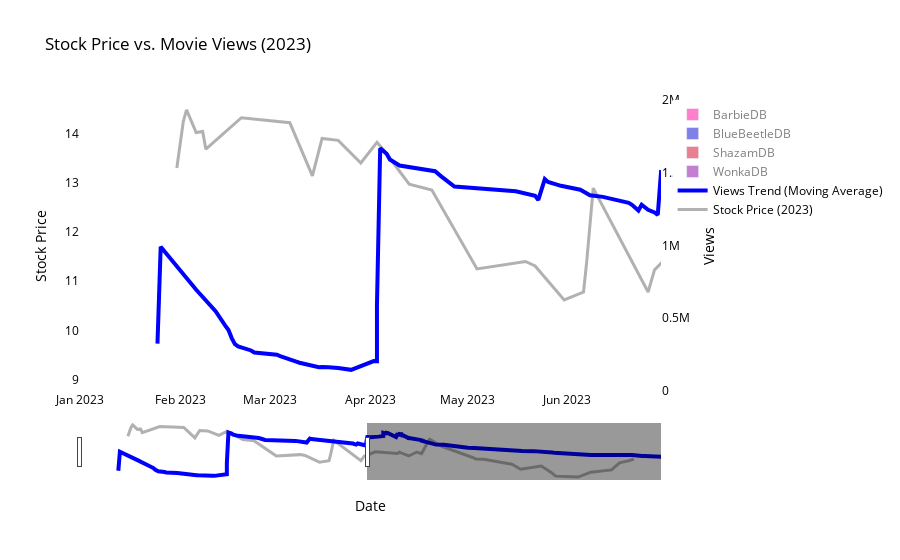

Notebook code for this chart:
### Code cell
fig = go.Figure()

bar_colors = {
    'BarbieDB': '#ff0099',
    'BlueBeetleDB': '#0003d1',
    'ShazamDB': '#d10026',
    'WonkaDB': '#8a00a6'
}

data = pd.DataFrame({
    'Date': pd.concat([
        pd.Series(BarbieDB_views.index),
        pd.Series(BlueBeetleDB_views.index),
        pd.Series(ShazamDB_views.index),
        pd.Series(WonkaDB_views.index)
    ]),
    'View Count': pd.concat([
        pd.Series(BarbieDB_views.values),
        pd.Series(BlueBeetleDB_views.values),
        pd.Series(ShazamDB_views.values),
        pd.Series(WonkaDB_views.values)
    ]),
    'Movie': (['BarbieDB'] * len(BarbieDB_views) +
              ['BlueBeetleDB'] * len(BlueBeetleDB_views) +
              ['ShazamDB'] * len(ShazamDB_views) +
              ['WonkaDB'] * len(WonkaDB_views))
})

for movie_name in data['Movie'].unique():
    fig.add_trace(go.Bar(
        x=data[data['Movie'] == movie_name]['Date'],
        y=data[data['Movie'] == movie_name]['View Count'],
        name=movie_name,
        yaxis="y2",
        marker=dict(color=bar_colors.get(movie_name, 'lightblue')),
        visible="legendonly"
    ))

data_sorted = data.sort_values(by="Date")
data_sorted['Trend'] = data_sorted['View Count'].rolling(window=2000, min_periods=1).mean()

fig.add_trace(go.Scatter(
    x=data_sorted['Date'],
    y=data_sorted['Trend'],
    mode='lines',
    name='Views Trend (Moving Average)',
    line=dict(width=4, color='blue'),
    yaxis="y2"
))

fig.add_trace(go.Scatter(
    x=WBStockFull[WBStockFull['Date'].dt.year == 2023]['Date'],
    y=WBStockFull[WBStockFull['Date'].dt.year == 2023]['Open'],
    mode='lines',
    name='Stock Price (2023)',
    line=dict(width=3, color='rgba(100, 100, 100, 0.5)'),
    yaxis="y1"
))

fig.update_layout(
    title="Stock Price vs. Movie Views (2023)",
    title_font=dict(color="black"),
    xaxis_title="Date",
    xaxis=dict(
        title="Date",
        title_font=dict(color="black"),
        tickfont=dict(color="black"),
        range=[
            pd.Timestamp("2023-01-01"),
            pd.Timestamp("2023-06-30")
        ],
        rangeslider=dict(visible=True),
    ),
    yaxis=dict(
        title="Stock Price",
        title_font=dict(color="black"),
        tickfont=dict(color="black"),
        range=[WBStockFull[WBStockFull['Date'].dt.year == 2023]['Open'].min() - 0.3, WBStockFull[WBStockFull['Date'].dt.year == 2023]['Open'].max() + 0.2],
        side="left",
        showgrid=False
    ),
    yaxis2=dict(
        title="Views",
        title_font=dict(color="black"),
        tickfont=dict(color="black"),
        range=[0, 2000000],
        overlaying="y",
        side="right",
        showgrid=False
    ),
    legend=dict(font=dict(color="black")),
    plot_bgcolor="white",
    paper_bgcolor="white",
    height=800
)

html_file = '2023Graph.html'
fig.write_html(html_file)


fig.show()

### Figure 1 — Plotly figure (JSON) as saved in the notebook; plotly's stock layout.template omitted (floating-point values rounded to 4 significant figures; data arrays with more than 128 entries replaced by an {"elided": "..."} marker saying what was removed)
{"data": [{"marker": {"color": "#ff0099"}, "name": "BarbieDB", "type": "bar", "visible": "legendonly", "x": ["2023-04-04", "2023-05-25", "2023-05-26", "2023-05-30", "2023-06-05", "2023-06-07", "2023-06-12", "2023-06-17", "2023-06-20", "2023-06-21", "2023-06-22", "2023-06-23", "2023-06-24", "2023-06-25", "2023-06-26", "2023-06-28", "2023-06-29", "2023-06-30", "2023-07-02", "2023-07-07", "2023-07-10", "2023-07-11", "2023-07-14", "2023-07-16", "2023-07-17", "2023-07-18", "2023-07-19", "2023-07-20", "2023-07-21", "2023-07-22", "2023-07-23", "2023-07-24", "2023-07-25", "2023-07-26", "2023-07-27", "2023-07-29", "2023-08-01", "2023-08-02", "2023-08-03", "2023-08-04", "2023-08-06", "2023-08-07", "2023-08-09", "2023-08-11", "2023-08-21", "2023-08-23", "2023-08-25", "2023-09-05", "2023-09-07", "2023-09-10", "2023-09-12", "2023-09-14", "2023-09-15", "2023-09-16", "2023-09-17", "2023-09-18", "2023-09-20", "2023-09-21", "2023-09-22", "2023-09-23", "2023-09-28", "2023-10-03", "2023-10-05", "2023-10-16", "2023-10-17", "2023-10-18", "2023-10-25", "2023-10-27", "2023-10-29", "2023-11-03", "2023-11-10", "2023-11-13", "2023-11-14", "2023-11-17", "2023-12-13", "2023-12-19", "2023-12-21"], "y": [38324839, 7897135, 539118, 170691, 102983, 258083, 762732, 38062, 391943, 573287, 75182, 246379, 3568316, 200238, 261048, 103183, 204300, 19704013, 1016256, 3147427, 9245622, 161755, 110644, 108594, 343232, 95706, 12240602, 928828, 2066474, 642115, 776140, 682724, 255494, 353106, 915272, 829878, 1644768, 251070, 155154, 144540, 385345, 85727, 79734, 112918, 51357, 439159, 44830, 157455, 44554, 31724, 63486, 60103, 74441, 54487, 5351337, 22732, 138106, 33359, 85263, 25000, 50597, 65194, 45437, 39307, 68069, 17314, 38441, 26700, 29964, 22094, 32694, 42241, 15776, 276909, 67358, 90579, 33336], "yaxis": "y2"}, {"marker": {"color": "#0003d1"}, "name": "BlueBeetleDB", "type": "bar", "visible": "legendonly", "x": ["2023-04-02", "2023-04-03", "2023-06-08", "2023-07-09", "2023-07-10", "2023-07-11", "2023-07-13", "2023-07-15", "2023-07-17", "2023-07-18", "2023-07-19", "2023-07-20", "2023-07-21", "2023-07-22", "2023-07-24", "2023-07-25", "2023-07-26", "2023-07-28", "2023-07-29", "2023-07-30", "2023-08-01", "2023-08-03", "2023-08-04", "2023-08-05", "2023-08-07", "2023-08-08", "2023-08-09", "2023-08-10", "2023-08-11", "2023-08-12", "2023-08-13", "2023-08-14", "2023-08-15", "2023-08-16", "2023-08-17", "2023-08-18", "2023-08-19", "2023-08-21", "2023-08-22", "2023-08-23", "2023-08-25", "2023-08-27", "2023-08-28", "2023-08-30", "2023-09-01", "2023-09-19", "2023-09-25", "2023-09-26", "2023-09-29", "2023-10-04", "2023-10-12", "2023-10-17", "2023-10-19", "2023-10-24", "2023-11-01", "2023-11-03", "2023-11-08"], "y": [2087804, 13257806, 567322, 2968402, 1468999, 879680, 105110, 153875, 29379, 171092, 156002, 55063, 83432, 53083, 158249, 167045, 59860, 131787, 92791, 1131958, 623764, 29624, 331615, 50160, 520654, 146629, 312442, 20495, 71786, 33013, 63679, 2975333, 31911, 403754, 1274668, 81305, 189797, 72363, 367312, 61335, 82920, 38398, 37212, 58029, 71582, 134760, 31959, 109337, 32457, 22701, 25858, 203396, 16300, 23413, 13429, 11671, 19237], "yaxis": "y2"}, {"marker": {"color": "#d10026"}, "name": "ShazamDB", "type": "bar", "visible": "legendonly", "x": ["2023-01-25", "2023-01-26", "2023-02-06", "2023-02-12", "2023-02-15", "2023-02-16", "2023-02-17", "2023-02-18", "2023-02-19", "2023-02-23", "2023-02-24", "2023-03-03", "2023-03-04", "2023-03-06", "2023-03-07", "2023-03-08", "2023-03-09", "2023-03-10", "2023-03-11", "2023-03-12", "2023-03-13", "2023-03-14", "2023-03-15", "2023-03-16", "2023-03-17", "2023-03-18", "2023-03-19", "2023-03-22", "2023-03-24", "2023-03-25", "2023-03-26", "2023-04-03", "2023-04-06", "2023-04-07", "2023-04-10", "2023-04-21", "2023-04-23", "2023-04-25", "2023-04-27", "2023-05-16", "2023-05-22", "2023-05-23"], "y": [325937, 1656813, 105517, 107610, 51028, 267404, 30165, 35260, 180149, 26036, 121471, 87478, 126064, 48398, 161999, 54249, 44151, 66531, 86047, 135895, 41814, 39809, 87261, 49058, 207039, 176862, 78268, 23139, 28814, 27713, 28585, 180166, 344867, 165884, 32170, 20923, 27432, 44264, 16777, 14286, 15919, 46929], "yaxis": "y2"}, {"marker": {"color": "#8a00a6"}, "name": "WonkaDB", "type": "bar", "visible": "legendonly", "x": ["2023-07-11", "2023-10-17", "2023-10-18", "2023-10-24", "2023-10-31", "2023-11-08", "2023-11-10", "2023-11-13", "2023-11-14", "2023-11-15", "2023-11-17", "2023-12-13", "2023-12-14", "2023-12-15", "2023-12-16", "2023-12-17", "2023-12-18", "2023-12-22", "2023-12-23", "2023-12-26", "2023-12-27", "2023-12-30", "2023-12-31"], "y": [4510720, 26580, 49011, 19219, 267076, 45451, 27240, 222342, 17347, 1052367, 61746, 26876, 43542, 97705, 36180, 16880, 121838, 23802, 14783, 14550, 34732, 13690, 22164], "yaxis": "y2"}, {"line": {"color": "blue", "width": 4}, "mode": "lines", "name": "Views Trend (Moving Average)", "type": "scatter", "x": {"elided": "199 str values"}, "y": {"elided": "199 float values"}, "yaxis": "y2"}, {"line": {"color": "rgba(100, 100, 100, 0.5)", "width": 3}, "mode": "lines", "name": "Stock Price (2023)", "type": "scatter", "x": ["2023-12-14T00:00:00", "2023-12-11T00:00:00", "2023-12-05T00:00:00", "2023-11-30T00:00:00", "2023-11-17T00:00:00", "2023-11-13T00:00:00", "2023-11-09T00:00:00", "2023-10-26T00:00:00", "2023-10-23T00:00:00", "2023-10-17T00:00:00", "2023-10-04T00:00:00", "2023-09-29T00:00:00", "2023-09-28T00:00:00", "2023-09-25T00:00:00", "2023-09-11T00:00:00", "2023-09-06T00:00:00", "2023-09-05T00:00:00", "2023-08-16T00:00:00", "2023-08-08T00:00:00", "2023-08-07T00:00:00", "2023-08-03T00:00:00", "2023-07-31T00:00:00", "2023-07-26T00:00:00", "2023-07-20T00:00:00", "2023-07-19T00:00:00", "2023-07-05T00:00:00", "2023-06-28T00:00:00", "2023-06-26T00:00:00", "2023-06-19T00:00:00", "2023-06-09T00:00:00", "2023-06-07T00:00:00", "2023-06-06T00:00:00", "2023-05-31T00:00:00", "2023-05-22T00:00:00", "2023-05-19T00:00:00", "2023-05-05T00:00:00", "2023-05-04T00:00:00", "2023-04-20T00:00:00", "2023-04-13T00:00:00", "2023-04-05T00:00:00", "2023-04-03T00:00:00", "2023-03-29T00:00:00", "2023-03-22T00:00:00", "2023-03-17T00:00:00", "2023-03-14T00:00:00", "2023-03-07T00:00:00", "2023-02-20T00:00:00", "2023-02-09T00:00:00", "2023-02-08T00:00:00", "2023-02-06T00:00:00", "2023-02-03T00:00:00", "2023-02-02T00:00:00", "2023-01-31T00:00:00"], "y": [10.95, 10.78, 10.55, 9.82, 9.58, 9.36, 9.07, 9.17, 9.58, 10.22, 9.88, 10.37, 10.43, 10.51, 10.91, 10.94, 11.04, 12.24, 13, 12.74, 11.51, 11.67, 11.26, 11.65, 11.53, 11.69, 11.23, 10.78, 11.66, 12.89, 11.41, 10.78, 10.62, 11.31, 11.4, 11.25, 11.25, 12.85, 12.97, 13.67, 13.82, 13.4, 13.86, 13.9, 13.14, 14.22, 14.32, 13.68, 14.04, 14.02, 14.48, 14.24, 13.3], "yaxis": "y"}], "layout": {"autosize": true, "legend": {"font": {"color": "black"}}, "paper_bgcolor": "white", "plot_bgcolor": "white", "title": {"font": {"color": "black"}, "text": "Stock Price vs. Movie Views (2023)"}, "xaxis": {"range": ["2023-01-01T00:00:00", "2023-06-30T00:00:00"], "rangeslider": {"autorange": true, "range": ["2023-01-01", "2023-12-31"], "visible": true, "yaxis": {"_template": null, "rangemode": "match"}, "yaxis2": {"_template": null, "rangemode": "match"}}, "tickfont": {"color": "black"}, "title": {"font": {"color": "black"}, "text": "Date"}, "type": "date"}, "yaxis": {"range": [8.77, 14.68], "showgrid": false, "side": "left", "tickfont": {"color": "black"}, "title": {"font": {"color": "black"}, "text": "Stock Price"}, "type": "linear"}, "yaxis2": {"overlaying": "y", "range": [0, 2000000], "showgrid": false, "side": "right", "tickfont": {"color": "black"}, "title": {"font": {"color": "black"}, "text": "Views"}, "type": "linear"}}}
